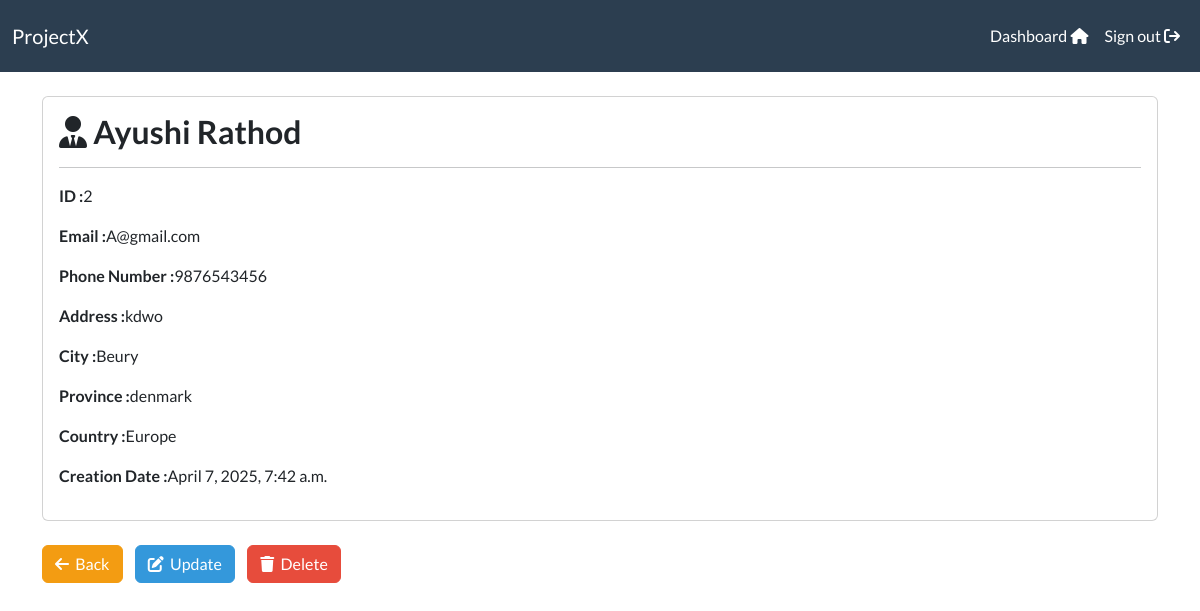
Screenshot of /view-record/2 (signed in) with the database file from the repository.
### webapp/models.py (models this page shows, shortened)
class Records(models.Model):
    creation_date = models.DateTimeField(auto_now_add=True)
    first_name = models.CharField(max_length=100)
    last_name = models.CharField(max_length=100)
    email = models.EmailField(max_length=200)
    phone = models.IntegerField()
    address = models.CharField(max_length=300)
    city = models.CharField(max_length=50)
    province = models.CharField(max_length=50)
    country = models.CharField(max_length=50)
    user = models.ForeignKey(User,on_delete=models.CASCADE)

### webapp/views.py (the view)
# urls.py: path('view-record/<int:pk>',views.view_record, name='view-record'),
@login_required(login_url='login')
def view_record(request,pk):
    my_record = Records.objects.get(id = pk,user = request.user)
    return render(request, 'webapp/view-record.html', {'record': my_record})

### webapp/templates/webapp/view-record.html (shortened to what this page needs)
{% extends 'webapp/base.html' %}
{% load crispy_forms_tags %}
{% block content %}
  <body>
    <div class="card">
      <div class="card-body">
        <h3><strong><i class="fa-solid fa-user-tie"></i>  {{ record.first_name|capfirst }} {{ record.last_name|capfirst }}</strong></h3>
      <hr>
        <p>
          <strong>ID :</strong>{{ record.id }}
        </p>
        <p>
          <strong>Email :</strong>{{ record.email }}
        </p>
        <p>
          <strong>Phone Number :</strong>{{ record.phone }}
        </p>
        <p>
          <strong>Address :</strong>{{ record.address }}
        </p>
        <p>
          <strong>City :</strong>{{ record.city }}
        </p>
        <p>
          <strong>Province :</strong>{{ record.province }}
        </p>
        <p>
          <strong>Country :</strong>{{ record.country }}
        </p>
        <p>
          <strong>Creation Date :</strong>{{ record.creation_date }}
        </p>
      </div>
    </div>
    <br />
    <a href="{% url 'dashboard' %}" class="btn btn-warning"><i class="fa-solid fa-arrow-left"></i>&nbsp; Back</a>
    <a href="{% url 'update-record' record.id %}" class="btn btn-info"><i class="fa-solid fa-pen-to-square"></i>&nbsp; Update</a>
    <a href="{% url 'delete-record' record.id %}" class="btn btn-danger"><i class="fa-solid fa-trash"></i>&nbsp; Delete</i></a>
    <br />
    <br />
  </body>
{% endblock %}

### rows the page displays
Records: first_name "Ayushi", last_name "Rathod", id "2", email "A@gmail.com", phone "9876543456", address "kdwo", city "Beury", province "denmark", country "Europe", creation_date "April 7, 2025, 7:42 a.m."
